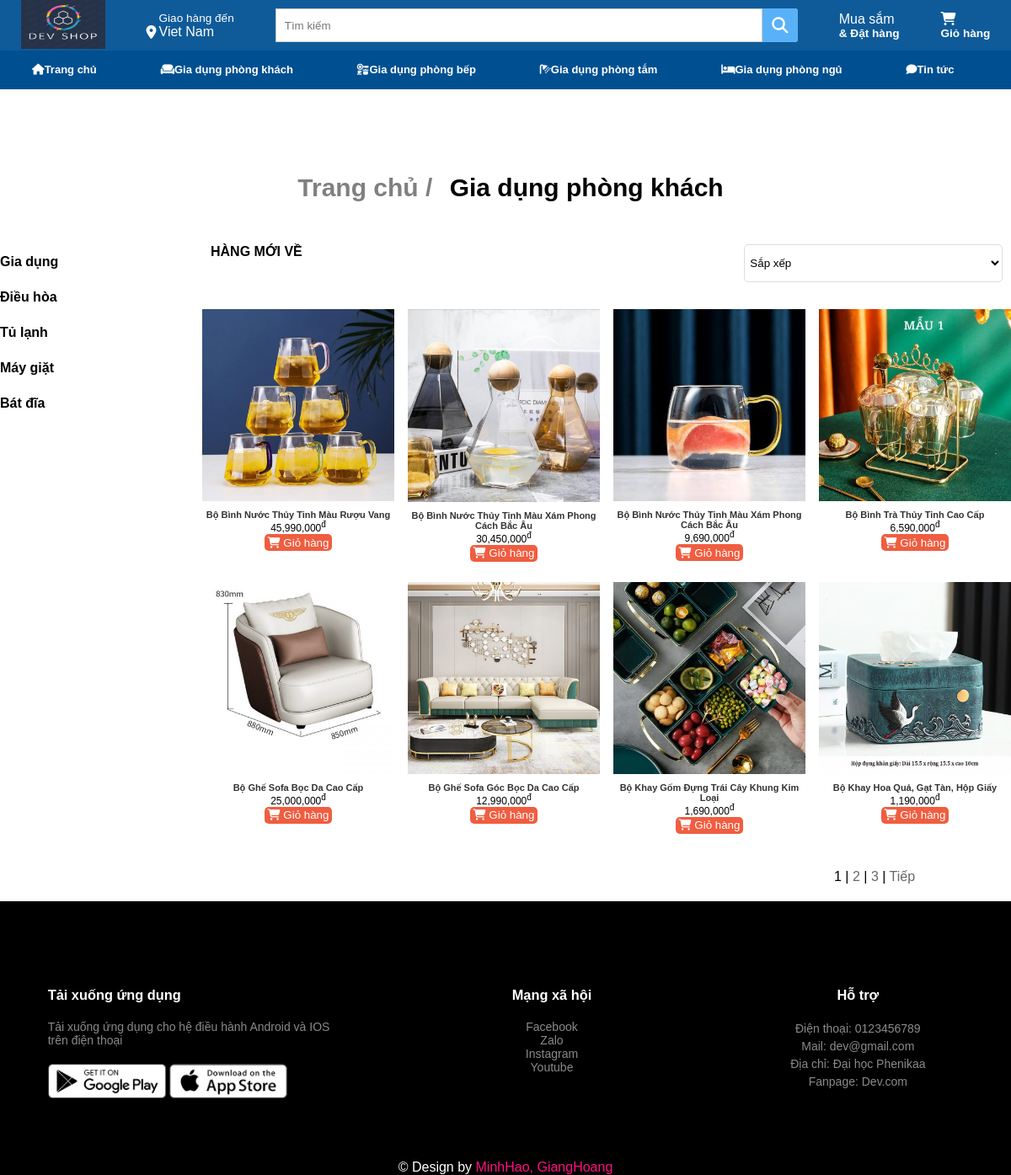
The app's page /category.php with its own data.
### tables this page shows
CREATE TABLE `hinhhanghoa` (
  `MaHinh` int(20) NOT NULL COMMENT 'Mã hình ',
  `TenHinh` varchar(255) NOT NULL COMMENT 'Tên Hình',
  `MSHH` int(20) NOT NULL COMMENT 'Mã số hàng hóa'
);

CREATE TABLE `hanghoa` (
  `MSHH` int(20) NOT NULL COMMENT 'Mã số hàng hóa',
  `TenHH` varchar(255) NOT NULL COMMENT 'Tên hàng hóa',
  `QuyCach` varchar(500) NOT NULL COMMENT 'Quy cách ',
  `Gia` int(11) NOT NULL COMMENT 'Giá',
  `SoLuongHang` int(50) NOT NULL COMMENT 'Số Lượng hàng hóa',
  `MaLoaiHang` int(20) NOT NULL COMMENT 'Mã loại hàng'
);

### category.php (the view, shortened to what this page needs)
<!DOCTYPE html>
<html lang="en">
<head>
    <link rel="stylesheet" href="./style.css">
    <link rel="stylesheet" href="./style1.css">
</head>
<body>
<?php
    require_once("admin/db_connect.php");
    if (isset($_GET['search']) && !empty($_GET['search'])) {
        $key = $_GET['search'];
        $result = mysqli_query($conn, 'select count(mshh) as total from hanghoa');
        $row = mysqli_fetch_assoc($result);
        $total_records = $row['total'];
        $current_page = isset($_GET['page']) ? $_GET['page'] : 1;
        $limit = 999;
        $total_page = ceil($total_records / $limit);
        if ($current_page > $total_page){
            $current_page = $total_page;
        }
        else if ($current_page < 1){
            $current_page = 1;
        }
        $start = ($current_page - 1) * $limit;
        $sql = "SELECT h.mshh, h.tenhh, img.tenhinh, h.soluonghang, h.gia FROM hanghoa h join hinhhanghoa img on h.mshh = img.mshh join loaihanghoa l on h.maloaihang = l.maloaihang WHERE h.tenhh LIKE '%$key%' OR l.tenloaihang LIKE '%$key%' LIMIT $start, $limit ";
    }
    else{
        $result = mysqli_query($conn, 'select count(mshh) as total from hanghoa');
        $row = mysqli_fetch_assoc($result);
        $total_records = $row['total'];
        $current_page = isset($_GET['page']) ? $_GET['page'] : 1;
        $limit = 8;
        $total_page = ceil($total_records / $limit);
        $start = ($current_page - 1) * $limit;
        $sql = "SELECT h.mshh, h.tenhh, img.tenhinh, h.soluonghang, h.gia FROM hanghoa h join hinhhanghoa img on h.mshh = img.mshh LIMIT $start, $limit";
    }
    $result = mysqli_query($conn,$sql);
?>
<?php require_once("php/header.php"); ?>
    <section class="cartegory">
        <div class="container">
            <div class="cartegory-top row">
            <h3><span>Trang chủ / </span>Gia dụng phòng khách</h3>
            </div>
        </div>
        <div class="container">
            <div class="row">
                <div class="cartegory-left">
                    <ul>
                        <li class="cartegory-left-li "><a href="#">Gia dụng</a>
                        </li>
                        <li class="cartegory-left-li"><a href="#">Điều hòa</a>
                        </li>
                        <li class="cartegory-left-li"><a href="">Tủ lạnh</a></li>
                        <li class="cartegory-left-li"><a href="">Máy giặt</a></li>
                        <li class="cartegory-left-li"><a href="">Bát đĩa</a></li>
                    </ul>
                </div>
                <div class="cartegory-right row">
                    <div class="cartegory-right-top-item">
                        <p>HÀNG MỚI VỀ</p>
                    </div>
                    <div class="cartegory-right-top-item">
                        <select name="filter" >
                            <option value="">Sắp xếp</option>
                        </select>
                    </div>
                    <div class="cartegory-right-content row">
                        <?php
                            if ($result) {
                                while ($row = mysqli_fetch_assoc($result)) {
                                    $ms = $row['mshh'];
                                    $hh = $row['tenhh'];
                                    $hinh = $row['tenhinh'];
                                    $price = $row['gia'];
                        ?>
                                    <div class="cartegory-right-content-item">
                                        <form action="category.php" method="post">
                                            <a href="product.php?ms_hh=<?php echo $ms; ?>"><img src="./admin/image/<?php echo $hinh; ?>" alt="Image" name="hinh"></a>
                                            <h1><?php echo $hh; ?></h1>
                                            <p><?php echo number_format($price, 0, ".", ",");?><sup>đ</sup></p>
                                            <button style="background-color: #F05D40; color: white; border: none;
    border-radius: 5px; height: 20px; width: 80px; cursor: pointer;" type="submit" name="add"><i class="fas fa-shopping-cart"></i> Giỏ hàng </button>
                                        </form>
                                    </div>
                          <?php } ?>
                      <?php } ?>
                    </div>
                   <div class="cartegory-right-bottom row">
                       <div class="cartegory-right-bottom-items">
                        <?php
                            for ($i = 1; $i <= $total_page; $i++){
                                if ($i == $current_page){
                                    echo '<span>'.$i.'</span> | ';
                                }
                                else{
                                    echo '<a href="category.php?page='.$i.'">'.$i.'</a> | ';
                                }
                            }
                            if ($current_page < $total_page && $total_page > 1){
                                echo '<a href="category.php?page='.($current_page+1).'">Tiếp</a>  ';
                            }
                        ?>
                        </div>
                   </div>
                </div>
            </div>
        </div>
    </section>
<?php require_once('php/footer.php') ?>
</body>
</html>

### php/header.php (shortened to what this page needs)
<!DOCTYPE html>
<html lang="en">
<head>
    <link rel="stylesheet" href="http://cdnjs.cloudflare.com/ajax/libs/font-awesome/6.4.0/css/all.min.css">
    <link rel="stylesheet" href="https://cdn.jsdelivr.net/npm/@fortawesome/fontawesome-free@6.2.1/css/fontawesome.min.css">
    <link rel="stylesheet" href="../style1.css">
    <link rel="stylesheet" href="../style.css">
</head>
<body>
<header>
        <div class="navbar">
            <div class="nav-logo">
                <div class="logo">
                    <a href="index1.php"><img src="./img/logosale.jpg" alt=""></a>
                </div>
            </div>
            <div class="nav-address" id="adress_form">
                <p class="add-first" >Giao hàng đến</p>
                <div class="add-icon">
                    <i class="fa-solid fa-location-dot"></i>
                    <p class="add-second">Viet Nam</p>
                </div>
            </div>
            <div class="nav-search">
                <form action="category.php" method="GET">
                                <input type="text" placeholder="Tìm kiếm" name="search">
                </form>
                <div class="search-icon">
                    <i class="fa-solid fa-magnifying-glass"></i>
                </div>
            </div>
            <div class="nav-return">
                <p><span>Mua sắm</span></p>
                <p class="nav-second">& Đặt hàng </p>
            </div>
            <div class="nav-card">
                <a href="cart.php"><i class="fa-solid fa-cart-shopping"></i></a>
                <a href="cart.php"><p class="nav-second">Giỏ hàng</p></a>
            </div>
        </div>
            <div class="panel-dropdown">
                <div class="panel-dropdown-menu">
                    <ul>
                        <li><a href="index1.php"><i class="fa-solid fa-house"></i>Trang chủ</a></li>
                        <li><a href="category.php"><i class="fa-solid fa-couch"></i>Gia dụng phòng khách</a>
                        </li>
                        <li><a href="category.php"><i class="fa-solid fa-kitchen-set"></i>Gia dụng phòng bếp</a>
                        </li>
                        <li><a href="category.php"><i class="fa-solid fa-shower"></i>Gia dụng phòng tắm</a>
                        </li>
                        <li><a href="category.php"><i class="fa-solid fa-bed"></i>Gia dụng phòng ngủ</a>
                        </li>
                        <li><a href=""><i class="fa-solid fa-comment"></i>Tin tức</a></li>
                        <li><a href=""><i class="fa-solid fa-blog"></i>Blog kiến thức</a></li>
                        <li><a href=""><i class="fa-solid fa-phone"></i>Liên hệ</a></li>
                    </ul>
                </div>
            </div>
    </header>

### php/footer.php
<div class="footer">
            <div class="container">
                <div class="row">
                    <div class="footer-col-1">
                        <h3>Tải xuống ứng dụng</h3>
                        <p>Tải xuống ứng dụng cho hệ điều hành Android và IOS trên điện thoại</p>
                        <div class="app-logo">
                            <img src="img/play-store.png">
                            <img src="img/app-store.png">
                        </div>
                    </div>
                    <div class="footer-col-3">
                        <h3>Mạng xã hội</h3>
                        <ul>
                            <li>Facebook</li>
                            <li>Zalo</li>
                            <li>Instagram</li>
                            <li>Youtube</li>
                        </ul>
                    </div>
                    <div class="footer-col-4">
                        <h3>Hỗ trợ</h3>
                        <ul style="line-height: 1.5;">
                            <li>Điện thoại: 0123456789</li>
                            <li>Mail: dev@gmail.com</li>
                            <li>Địa chỉ: Đại học Phenikaa</li>
                            <li>Fanpage: Dev.com</li>
                        </ul>
                    </div>
                </div>
            </div>
            <div class="footer__copyright">
                <p>&copy; Design by <span>MinhHao, GiangHoang</span></p>
            </div>
        </div>
</body>
</html>

### style.css (style rules this page uses)
:root { --main-text-font: Arial, Helvetica, sans-serif; }
* { margin: 0; padding: 0; box-sizing: border-box; outline: none; }
li { list-style: none; }
a { text-decoration: none; }
.container { max-width: 1200px; margin: auto; }
.row { display: flex; flex-wrap: wrap; }
.footer { padding: 100px 0 0; border-top: 2px solid black; }
.cartegory { padding: 100px 0 0; }
.cartegory-top { margin-bottom: 50px; }
.cartegory-top span { font-family: var(--main-text-font); margin: 0 12px; font-size: 20px; }
.cartegory-left { width: 20%; }
.cartegory-right { width: 80%; }
.cartegory-right-top-item:first-child { flex: 2; font-size: 16px; font-family: var(--main-text-font); font-weight: bold; }
.cartegory-right-top-item { flex: 1; padding: 0 10px; }
.cartegory-right-top-item select { width: 100%; padding: 5px 2px; display: flex; justify-content: space-between; background-color: #ffff; border: 1px solid #dddddd; cursor: pointer; }
.cartegory-right-content { margin-top: 20px; justify-content: space-between; }
.cartegory-right-content-item { width: calc(25% - 12px); text-align: center; padding: 12px 0; }
.cartegory-right-content-item h1 { font-size: 11px; font-family: var(--main-text-font); margin-top: 6px; color: #333333; }
.cartegory-right-content-item img { width: 100%; }
.cartegory-right-content-item p { font-size: 12px; }
.cartegory-right-bottom { justify-content: space-between; margin: 30px 50px 20px 750px; width: 100%; }
.cartegory-left ul li { padding: 12px 0; }
.cartegory-left ul li>a { color: black; font-size: 16px; font-weight: bold; font-family: var(--main-text-font); }

### records on screen
hinhhanghoa: TenHinh (picture), MSHH.TenHH "Bộ Bình Nước Thủy Tinh Màu Rượu Vang", MSHH.Gia "45,990,000"
hinhhanghoa: TenHinh (picture), MSHH.TenHH "Bộ Bình Nước Thủy Tinh Màu Xám Phong Cách Bắc Âu", MSHH.Gia "30,450,000"
hinhhanghoa: TenHinh (picture), MSHH.TenHH "Bộ Bình Nước Thủy Tinh Màu Xám Phong Cách Bắc Âu", MSHH.Gia "9,690,000"
hinhhanghoa: TenHinh (picture), MSHH.TenHH "Bộ Bình Trà Thủy Tinh Cao Cấp", MSHH.Gia "6,590,000"
hinhhanghoa: TenHinh (picture), MSHH.TenHH "Bộ Ghế Sofa Bọc Da Cao Cấp", MSHH.Gia "25,000,000"
hinhhanghoa: TenHinh (picture), MSHH.TenHH "Bộ Ghế Sofa Góc Bọc Da Cao Cấp", MSHH.Gia "12,990,000"
hinhhanghoa: TenHinh (picture), MSHH.TenHH "Bộ Khay Gốm Đựng Trái Cây Khung Kim Loại", MSHH.Gia "1,690,000"
hinhhanghoa: TenHinh (picture), MSHH.TenHH "Bộ Khay Hoa Quả, Gạt Tàn, Hộp Giấy", MSHH.Gia "1,190,000"
